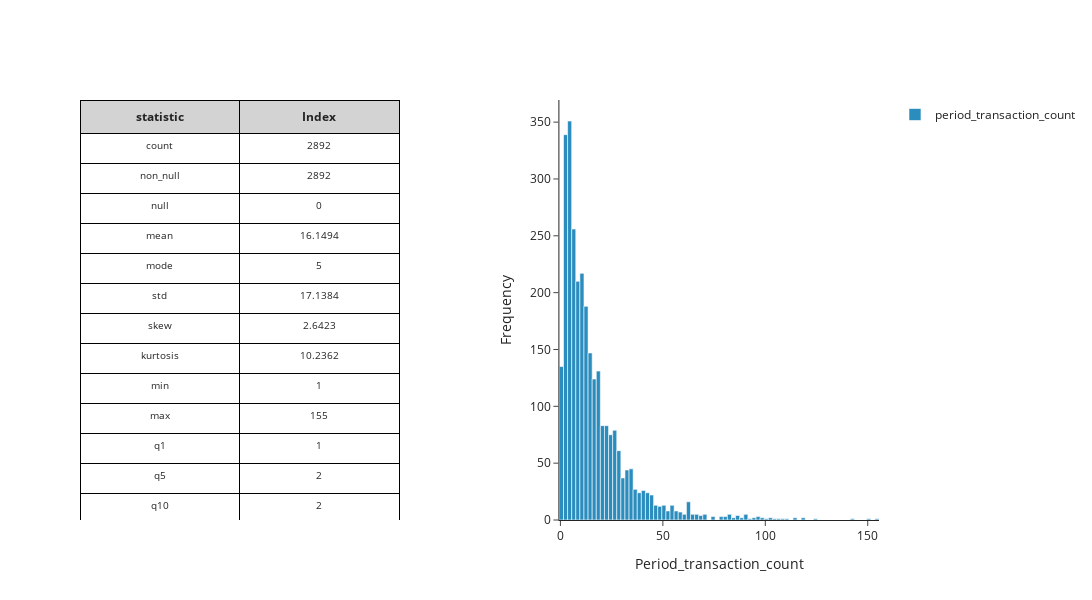

Notebook code for this chart:
### Code cell
## FREQUENCY
col_name = 'period_transaction_count'
stat_df = mk.distribution_statistics_table(customers_screenshot_summary_df, value_col=col_name)
fig = mk.create_histogram_plotly(customers_screenshot_summary_df, col_name)
mk.stack_plotly_figure_with_dataframe(stat_df, fig)

### Figure 1 — Plotly figure (JSON) as saved in the notebook; plotly's stock layout.template omitted (floating-point values rounded to 4 significant figures; data arrays with more than 128 entries replaced by an {"elided": "..."} marker saying what was removed)
{"data": [{"cells": {"align": "center", "fill": {"color": "white"}, "font": {"size": 10}, "height": 30, "line": {"color": "black"}, "values": [["count", "non_null", "null", "mean", "mode", "std", "skew", "kurtosis", "min", "max", "q1", "q5", "q10", "q15", "q20", "q25", "q30", "q35", "q40", "q45", "q50", "q55", "q60", "q65", "q70", "q75", "q80", "q85", "q90", "q95", "q99"], [2892, 2892, 0, 16.15, 5, 17.14, 2.642, 10.24, 1, 155, 1, 2, 2, 3, 4, 5, 6, 7, 8, 10, 11, 12, 14, 16, 18, 21, 25, 29, 35, 48, 89]]}, "columnwidth": [0.5, 0.5], "domain": {"x": [0, 0.4], "y": [0, 1]}, "header": {"align": "center", "fill": {"color": "lightgrey"}, "font": {"size": 12}, "line": {"color": "black"}, "values": ["<b>statistic</b>", "<b>Index</b>"]}, "type": "table"}, {"hovertemplate": "Value: %{x}<br>Frequency: %{y}<extra></extra>", "marker": {"color": "#2b8cbe"}, "name": "period_transaction_count", "type": "histogram", "x": {"elided": "2892 int values"}}], "layout": {"height": 600, "showlegend": true, "title": {"text": ""}, "width": 1200, "xaxis": {"anchor": "y", "domain": [0.6, 1], "title": {"text": "Period_transaction_count"}}, "yaxis": {"anchor": "x", "domain": [0, 1], "title": {"text": "Frequency"}}}}
